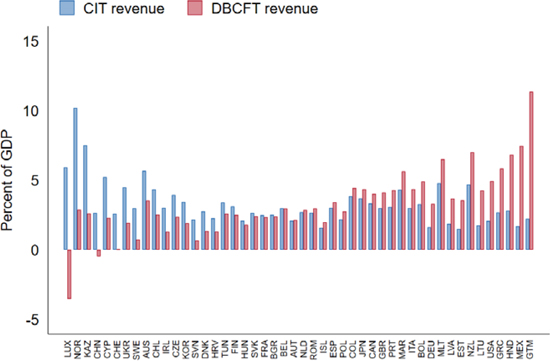
#> input picture 9781484392935_f0012-01.jpg, 550 x 361 px; its folder holds only this picture in this run
$ python extract_plot_data.py
#> lines starting #> are read from the running program, lines starting #| are printed output that depends on the picture
#!/usr/bin/env python3
"""
Plot Data Extractor
Extracts numeric data from plot images using image processing techniques.
Supports bar charts, scatter plots, and combined visualizations.
"""

import cv2
import numpy as np
import pandas as pd
import json
import os
from pathlib import Path
from typing import Dict, List, Tuple, Optional
import argparse


class PlotDataExtractor:
    """Extract numeric data from plot images."""

    def __init__(self, image_path: str, metadata_path: Optional[str] = None):
        """Initialize extractor with image path."""
        self.image_path = image_path
        self.image = cv2.imread(image_path)
        if self.image is None:
            raise ValueError(f"Could not load image: {image_path}")
        self.image_rgb = cv2.cvtColor(self.image, cv2.COLOR_BGR2RGB)
        self.height, self.width = self.image.shape[:2]

        # Load metadata if available
        self.metadata = self._load_metadata(metadata_path)

    def _load_metadata(self, metadata_path: Optional[str] = None) -> Dict:
        """Load metadata from JSON file."""
        if metadata_path and os.path.exists(metadata_path):
            with open(metadata_path, 'r') as f:
                all_metadata = json.load(f)
                filename = os.path.basename(self.image_path)
                return all_metadata.get(filename, {})

        # Try to find metadata in same directory
        image_dir = os.path.dirname(self.image_path) or '.'
        default_metadata_path = os.path.join(image_dir, 'plot_metadata.json')

        if os.path.exists(default_metadata_path):
            with open(default_metadata_path, 'r') as f:
                all_metadata = json.load(f)
                filename = os.path.basename(self.image_path)
                return all_metadata.get(filename, {})

        return {}

    def detect_plot_area(self) -> Tuple[int, int, int, int]:
        """
        Detect the plot area boundaries.
        Returns: (x_min, y_min, x_max, y_max)
        """
        # Convert to grayscale
        gray = cv2.cvtColor(self.image, cv2.COLOR_BGR2GRAY)

        # Find edges
        edges = cv2.Canny(gray, 50, 150)

        # Find contours
        contours, _ = cv2.findContours(edges, cv2.RETR_EXTERNAL, cv2.CHAIN_APPROX_SIMPLE)

        # Look for the largest rectangular contour (likely the plot frame)
        # For now, use conservative estimates based on typical plot layouts
        margin_left = int(self.width * 0.1)
        margin_right = int(self.width * 0.95)
        margin_top = int(self.height * 0.1)
        margin_bottom = int(self.height * 0.85)

        return margin_left, margin_top, margin_right, margin_bottom

    def detect_colors(self, n_colors: int = 5) -> List[Tuple[int, int, int]]:
        """
        Detect dominant colors in the plot (excluding white/gray background).
        Returns: List of RGB colors
        """
        # Reshape image to list of pixels
        pixels = self.image_rgb.reshape(-1, 3)

        # Filter out near-white and near-gray pixels
        mask = ~((pixels[:, 0] > 200) & (pixels[:, 1] > 200) & (pixels[:, 2] > 200))
        mask &= ~((np.abs(pixels[:, 0] - pixels[:, 1]) < 20) &
                  (np.abs(pixels[:, 1] - pixels[:, 2]) < 20) &
                  (pixels[:, 0] > 150))

        filtered_pixels = pixels[mask]

        # Use k-means clustering to find dominant colors
        from sklearn.cluster import KMeans

        if len(filtered_pixels) > 0:
            kmeans = KMeans(n_clusters=min(n_colors, len(filtered_pixels)), random_state=42, n_init=10)
            kmeans.fit(filtered_pixels)
            colors = kmeans.cluster_centers_.astype(int)
            return [tuple(color) for color in colors]

        return []

    def extract_bar_chart_data(self, plot_area: Tuple[int, int, int, int],
                               colors: List[Tuple[int, int, int]]) -> Dict:
        """
        Extract data from bar charts.
        Returns: Dictionary with series data
        """
        x_min, y_min, x_max, y_max = plot_area
        plot_height = y_max - y_min
        plot_width = x_max - x_min

        # Extract vertical bars
        data = {}

        for color_idx, color in enumerate(colors):
            series_data = []
            color_name = f"series_{color_idx}"

            # Create color mask
            color_array = np.array(color)
            color_tolerance = 30

            lower = np.clip(color_array - color_tolerance, 0, 255)
            upper = np.clip(color_array + color_tolerance, 0, 255)

            mask = cv2.inRange(self.image_rgb, lower, upper)

            # Find vertical bars
            # Scan horizontally to find bar positions
            x_positions = []
            bar_heights = []

            # Divide into vertical slices
            n_slices = 100
            slice_width = plot_width // n_slices

            for i in range(n_slices):
                x = x_min + i * slice_width
                if x >= x_max:
                    break

                # Check vertical line for colored pixels
                column = mask[y_min:y_max, x:min(x + slice_width, x_max)]

                if np.any(column):
                    # Find the topmost and bottommost colored pixels
                    colored_rows = np.where(np.any(column, axis=1))[0]
                    if len(colored_rows) > 0:
                        top = colored_rows[0]
                        bottom = colored_rows[-1]

                        # Calculate height as percentage
                        bar_top_y = y_min + top
                        bar_bottom_y = y_min + bottom

                        # Height from bottom of plot
                        height_pixels = y_max - bar_top_y
                        height_percent = (height_pixels / plot_height) * 100

                        x_positions.append(i)
                        bar_heights.append(height_percent)

            if bar_heights:
                data[color_name] = {
                    'x_positions': x_positions,
                    'values': bar_heights,
                    'color': color
                }

        return data

    def extract_scatter_plot_data(self, plot_area: Tuple[int, int, int, int],
                                  colors: List[Tuple[int, int, int]]) -> Dict:
        """
        Extract data from scatter plots.
        Returns: Dictionary with point coordinates
        """
        x_min, y_min, x_max, y_max = plot_area
        plot_height = y_max - y_min
        plot_width = x_max - x_min

        data = {}

        for color_idx, color in enumerate(colors):
            color_name = f"series_{color_idx}"

            # Create color mask
            color_array = np.array(color)
            color_tolerance = 30

            lower = np.clip(color_array - color_tolerance, 0, 255)
            upper = np.clip(color_array + color_tolerance, 0, 255)

            mask = cv2.inRange(self.image_rgb, lower, upper)

            # Find contours (points)
            contours, _ = cv2.findContours(mask, cv2.RETR_EXTERNAL, cv2.CHAIN_APPROX_SIMPLE)

            x_coords = []
            y_coords = []

            for contour in contours:
                # Get center of each contour
                M = cv2.moments(contour)
                if M['m00'] != 0:
                    cx = int(M['m10'] / M['m00'])
                    cy = int(M['m01'] / M['m00'])

                    # Check if point is within plot area
                    if x_min <= cx <= x_max and y_min <= cy <= y_max:
                        # Convert to plot coordinates (normalized)
                        x_norm = ((cx - x_min) / plot_width) * 100
                        y_norm = ((y_max - cy) / plot_height) * 100

                        x_coords.append(x_norm)
                        y_coords.append(y_norm)

            if x_coords:
                data[color_name] = {
                    'x_values': x_coords,
                    'y_values': y_coords,
                    'color': color
                }

        return data

    def extract_data(self, plot_type: str = 'auto') -> Dict:
        """
        Extract data from plot.

        Args:
            plot_type: 'bar', 'scatter', or 'auto' for automatic detection

        Returns:
            Dictionary containing extracted data
        """
        # Detect plot area
        plot_area = self.detect_plot_area()

        # Detect colors
        colors = self.detect_colors(n_colors=5)

        # Extract data based on plot type
        if plot_type == 'auto':
            # Try to detect plot type
            # For now, try both methods
            bar_data = self.extract_bar_chart_data(plot_area, colors)
            scatter_data = self.extract_scatter_plot_data(plot_area, colors)

            # Choose based on which has more data
            bar_count = sum(len(v.get('values', [])) for v in bar_data.values())
            scatter_count = sum(len(v.get('x_values', [])) for v in scatter_data.values())

            if bar_count > scatter_count:
                data = bar_data
                detected_type = 'bar'
            else:
                data = scatter_data
                detected_type = 'scatter'
        elif plot_type == 'bar':
            data = self.extract_bar_chart_data(plot_area, colors)
            detected_type = 'bar'
        else:
            data = self.extract_scatter_plot_data(plot_area, colors)
            detected_type = 'scatter'

        result = {
            'plot_type': detected_type,
            'image_path': self.image_path,
            'plot_area': plot_area,
            'data': data,
            'colors': colors
        }

        # Merge metadata if available
        if self.metadata:
            result['metadata'] = self.metadata

            # Add country/category labels and actual values
            y_range = self.metadata.get('y_axis', {}).get('range', [])
            y_unit = self.metadata.get('y_axis', {}).get('unit', '')

            if detected_type == 'bar':
                countries = self.metadata.get('x_axis', {}).get('countries', [])
                categories = self.metadata.get('x_axis', {}).get('categories', [])

                for series_name, series_info in data.items():
                    # Add country/category labels
                    if countries or categories:
                        x_positions = series_info.get('x_positions', [])
                        labels = []

                        # Map x_positions (0-99) to country/category indices
                        for pos in x_positions:
                            if countries:
                                country_idx = int(pos * len(countries) / 100.0)
                                if 0 <= country_idx < len(countries):
                                    labels.append(countries[country_idx])
                                else:
                                    labels.append('')
                            elif categories:
                                category_idx = int(pos * len(categories) / 100.0)
                                if 0 <= category_idx < len(categories):
                                    labels.append(categories[category_idx])
                                else:
                                    labels.append('')
                            else:
                                labels.append('')
                        series_info['labels'] = labels

                    # Add actual values converted from normalized
                    if len(y_range) == 2 and 'values' in series_info:
                        y_min, y_max = y_range
                        normalized_values = series_info['values']
                        actual_values = [y_min + (v / 100.0) * (y_max - y_min)
                                       for v in normalized_values]
                        series_info['values_actual'] = actual_values
                        series_info['values_unit'] = y_unit

            elif detected_type == 'scatter':
                for series_name, series_info in data.items():
                    # Add actual y values for scatter plots
                    if len(y_range) == 2 and 'y_values' in series_info:
                        y_min, y_max = y_range
                        normalized_values = series_info['y_values']
                        actual_values = [y_min + (v / 100.0) * (y_max - y_min)
                                       for v in normalized_values]
                        series_info['y_values_actual'] = actual_values
                        series_info['y_values_unit'] = y_unit

        return result

    def save_to_csv(self, data: Dict, output_path: str):
        """Save extracted data to CSV format."""
        plot_data = data['data']
        metadata = data.get('metadata', {})

        # Extract metadata fields
        title = metadata.get('title', '')
        description = metadata.get('description', '')
        x_label = metadata.get('x_axis', {}).get('label', '')
        y_label = metadata.get('y_axis', {}).get('label', '')
        y_unit = metadata.get('y_axis', {}).get('unit', '')
        y_range = metadata.get('y_axis', {}).get('range', [])

        # Get country/category mappings if available
        countries = metadata.get('x_axis', {}).get('countries', [])
        categories = metadata.get('x_axis', {}).get('categories', [])

        if data['plot_type'] == 'bar':
            # Create DataFrame for bar chart
            all_series = []
            for series_name, series_info in plot_data.items():
                x_positions = series_info.get('x_positions', [])
                normalized_values = series_info.get('values', [])

                # Convert normalized values (0-100) to actual y-axis values
                actual_values = []
                if len(y_range) == 2:
                    y_min, y_max = y_range
                    for norm_val in normalized_values:
                        # Formula: actual = y_min + (normalized/100) * (y_max - y_min)
                        actual = y_min + (norm_val / 100.0) * (y_max - y_min)
                        actual_values.append(actual)
                else:
                    # No range available, use normalized values
                    actual_values = normalized_values

                # Map x_positions to country/category names
                # x_positions are pixel positions (0-99), not direct indices
                x_labels = []
                for pos in x_positions:
                    if countries:
                        # Map x_position (0-99) to country index
                        country_idx = int(pos * len(countries) / 100.0)
                        if 0 <= country_idx < len(countries):
                            x_labels.append(countries[country_idx])
                        else:
                            x_labels.append('')
                    elif categories:
                        # Map x_position to category index
                        category_idx = int(pos * len(categories) / 100.0)
                        if 0 <= category_idx < len(categories):
                            x_labels.append(categories[category_idx])
                        else:
                            x_labels.append('')
                    else:
                        x_labels.append('')

                df = pd.DataFrame({
                    'series': series_name,
                    'x_position': x_positions,
                    'country': x_labels if countries or categories else [''] * len(x_positions),
                    'value': actual_values,
                    'value_unit': y_unit if y_unit else '',
                    'color_r': series_info['color'][0],
                    'color_g': series_info['color'][1],
                    'color_b': series_info['color'][2],
                    'plot_title': title,
                    'plot_description': description,
                    'x_axis_label': x_label,
                    'y_axis_label': y_label
                })
                all_series.append(df)

            if all_series:
                combined_df = pd.concat(all_series, ignore_index=True)
                combined_df.to_csv(output_path, index=False)
        else:
            # Create DataFrame for scatter plot
            all_series = []
            for series_name, series_info in plot_data.items():
                x_normalized = series_info.get('x_values', [])
                y_normalized = series_info.get('y_values', [])

                # Convert normalized values to actual axis values
                x_actual = x_normalized  # Keep normalized for now, x-axis often categorical
                y_actual = []

                if len(y_range) == 2:
                    y_min, y_max = y_range
                    for norm_val in y_normalized:
                        actual = y_min + (norm_val / 100.0) * (y_max - y_min)
                        y_actual.append(actual)
                else:
                    y_actual = y_normalized

                df = pd.DataFrame({
                    'series': series_name,
                    'x_value': x_actual,
                    'y_value': y_actual,
                    'y_value_unit': y_unit if y_unit else '',
                    'color_r': series_info['color'][0],
                    'color_g': series_info['color'][1],
                    'color_b': series_info['color'][2],
                    'plot_title': title,
                    'plot_description': description,
                    'x_axis_label': x_label,
                    'y_axis_label': y_label
                })
                all_series.append(df)

            if all_series:
                combined_df = pd.concat(all_series, ignore_index=True)
                combined_df.to_csv(output_path, index=False)

    def save_to_json(self, data: Dict, output_path: str):
        """Save extracted data to JSON format."""

        def convert_to_native(obj):
            """Convert numpy types to native Python types."""
            if isinstance(obj, (np.integer, np.int64, np.int32)):
                return int(obj)
            elif isinstance(obj, (np.floating, np.float64, np.float32)):
                return float(obj)
            elif isinstance(obj, np.ndarray):
                return obj.tolist()
            elif isinstance(obj, dict):
                return {k: convert_to_native(v) for k, v in obj.items()}
            elif isinstance(obj, (list, tuple)):
                return [convert_to_native(item) for item in obj]
            else:
                return obj

        # Convert numpy types to Python types for JSON serialization
        json_data = {
            'plot_type': data['plot_type'],
            'image_path': data['image_path'],
            'plot_area': data['plot_area'],
            'data': convert_to_native(data['data'])
        }

        # Add metadata if available
        if 'metadata' in data:
            json_data['metadata'] = data['metadata']

        with open(output_path, 'w') as f:
            json.dump(json_data, f, indent=2)


def process_all_images(input_dir: str, output_dir: str, plot_type: str = 'auto'):
    """Process all plot images in a directory."""
#> called with input_dir = '.', output_dir = 'extracted_data', plot_type = 'auto'
    input_path = Path(input_dir)
    output_path = Path(output_dir)
    output_path.mkdir(exist_ok=True)

    # Find all image files
    image_extensions = ['.png', '.jpg', '.jpeg', '.PNG', '.JPG', '.JPEG']
    image_files = []
    for ext in image_extensions:
        image_files.extend(input_path.glob(f'*{ext}'))

    results = {}

    for image_file in sorted(image_files):
        print(f"Processing {image_file.name}...")

        try:
            extractor = PlotDataExtractor(str(image_file))
            data = extractor.extract_data(plot_type=plot_type)

            # Save outputs
            base_name = image_file.stem
            csv_path = output_path / f"{base_name}.csv"
            json_path = output_path / f"{base_name}.json"

            extractor.save_to_csv(data, str(csv_path))
            extractor.save_to_json(data, str(json_path))

            results[image_file.name] = {
                'status': 'success',
                'csv': str(csv_path),
                'json': str(json_path),
                'plot_type': data['plot_type']
            }

            print(f"  ✓ Saved to {csv_path} and {json_path}")

        except Exception as e:
            print(f"  ✗ Error: {e}")
            results[image_file.name] = {
                'status': 'error',
                'error': str(e)
            }
#> this loop made 1 pass; (reads plot_metadata.json from the repository)
#> (bar_count in extract_data, scatter_count in extract_data, title in save_to_csv, x_label in save_to_csv, y_label in save_to_csv) on pass 1: (222, 93, 'CIT and DBCFT Revenue by Country', 'Countries', 'Percent of GDP')
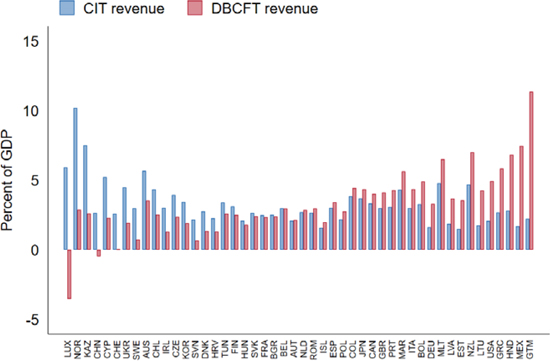
#> input picture 9781484392935_f0012-01.jpg, 550 x 361 px
#> pass 1, in detect_plot_area, `gray = cv2.cvtColor(self.image, cv2.COLOR_BGR2GRAY)`:
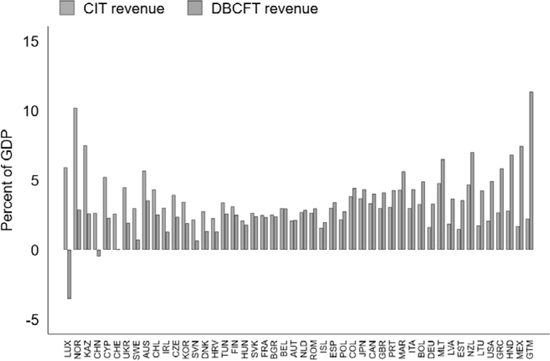
#> gray: shape (361, 550); min 1, max 255, mean 240.1
#> pass 1, in detect_plot_area, `edges = cv2.Canny(gray, 50, 150)`:
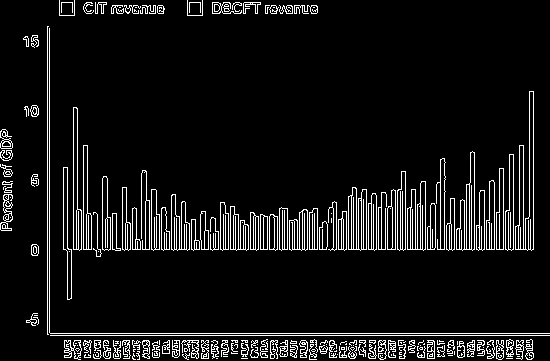
#> edges: shape (361, 550); 7.9% white in thin lines or dots
#> after the loop, results = 1 item

    # Save summary
    summary_path = output_path / 'extraction_summary.json'
    with open(summary_path, 'w') as f:
        json.dump(results, f, indent=2)

    print(f"\nProcessing complete! Summary saved to {summary_path}")
    return results


def main():
    """Main entry point."""
    parser = argparse.ArgumentParser(description='Extract data from plot images')
    parser.add_argument('--input', '-i', default='.',
                       help='Input directory containing plot images (default: current directory)')
    parser.add_argument('--output', '-o', default='extracted_data',
                       help='Output directory for extracted data (default: extracted_data)')
    parser.add_argument('--plot-type', '-t', choices=['auto', 'bar', 'scatter'],
                       default='auto', help='Type of plot (default: auto)')
    parser.add_argument('--single', '-s', help='Process a single image file')

    args = parser.parse_args()

    if args.single:
        # Process single file
        print(f"Processing {args.single}...")
        extractor = PlotDataExtractor(args.single)
        data = extractor.extract_data(plot_type=args.plot_type)

        output_path = Path(args.output)
        output_path.mkdir(exist_ok=True)

        base_name = Path(args.single).stem
        csv_path = output_path / f"{base_name}.csv"
        json_path = output_path / f"{base_name}.json"

        extractor.save_to_csv(data, str(csv_path))
        extractor.save_to_json(data, str(json_path))

        print(f"✓ Data extracted successfully!")
        print(f"  CSV: {csv_path}")
        print(f"  JSON: {json_path}")
    else:
        # Process all files in directory
        process_all_images(args.input, args.output, args.plot_type)


if __name__ == '__main__':
    main()
